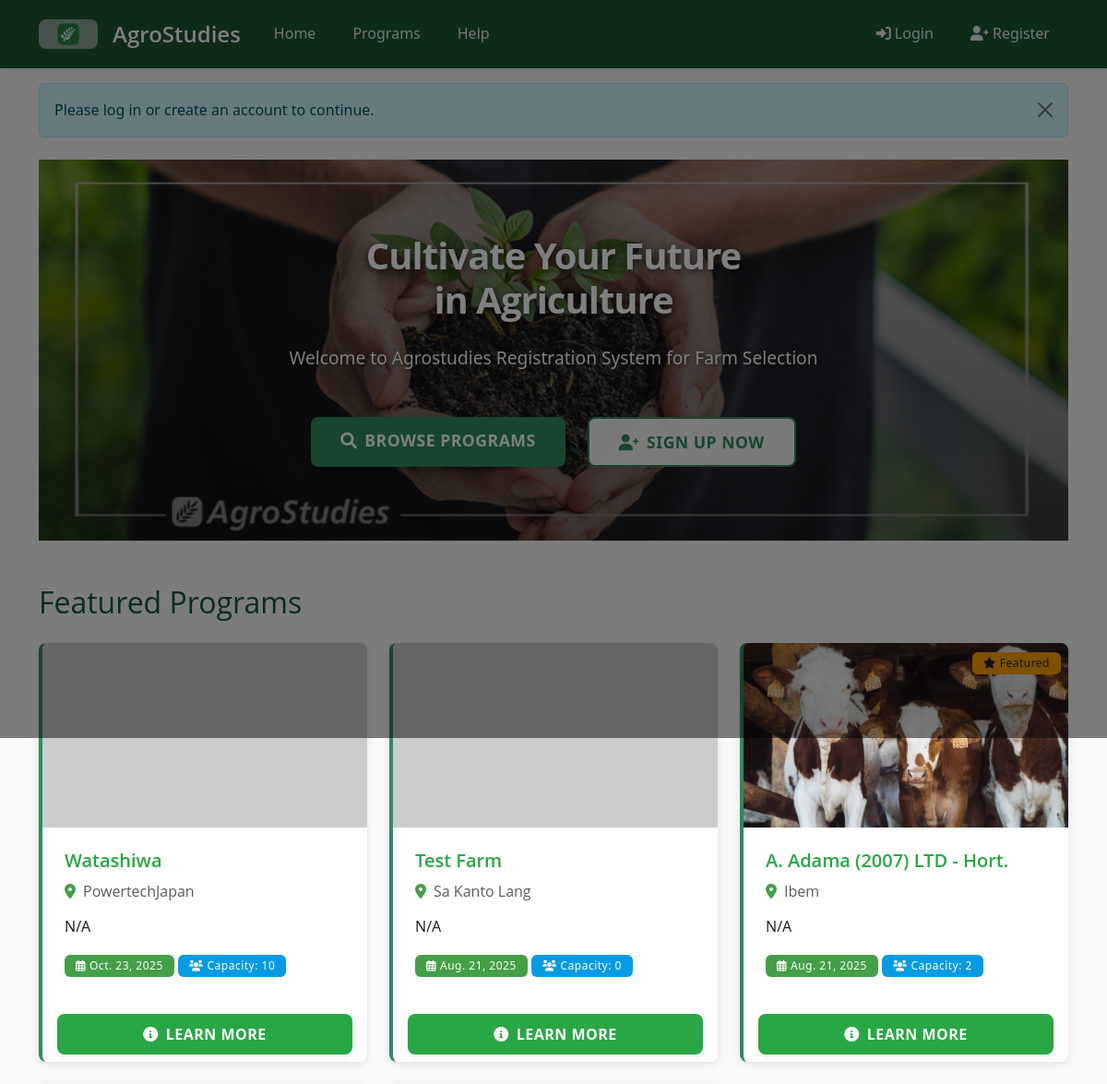
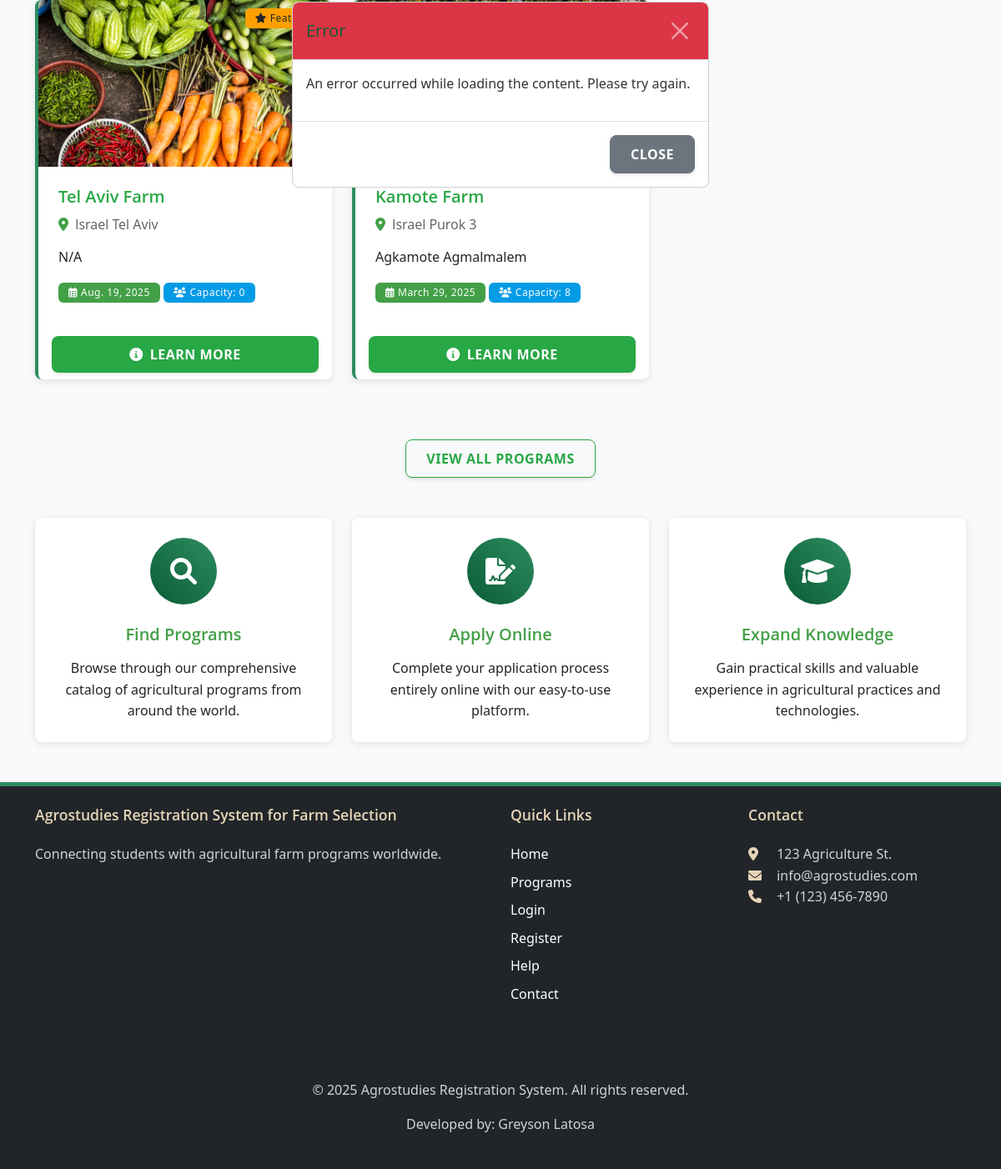
/auth-required/, run on the app's committed database (2 pictures, top to bottom).
### core/models.py (models this page shows, shortened)
class AgricultureProgram(models.Model):
    title = models.CharField(max_length=200)
    description = models.TextField()
    start_date = models.DateField()
    country = models.CharField(max_length=100, help_text='Country where the program is located')
    location = models.CharField(max_length=100, help_text='Specific location within the country')
    capacity = models.PositiveIntegerField()
    registration_deadline = models.DateTimeField(blank=True, null=True,
        help_text='Deadline for program registration. If not set, registration will be open until start date.')
    image = models.ImageField(upload_to='program_images/', blank=True, null=True, help_text='Program/Farm image')
    is_featured = models.BooleanField(default=False, help_text='Display on landing page as featured program')
    created_at = models.DateTimeField(auto_now_add=True)
    updated_at = models.DateTimeField(auto_now=True)
    GENDER_REQUIREMENT_CHOICES = [
        ('Any', 'Any'),
        ('Male', 'Male Only'),
        ('Female', 'Female Only'),
    ]
    required_gender = models.CharField(max_length=10, choices=GENDER_REQUIREMENT_CHOICES, default='Any')
    requires_license = models.BooleanField(default=False, verbose_name="Requires International Driver's License")
    def get_image_url(self):
        if self.image:
            return self.image.url
        import os
        from django.conf import settings
        placeholders = {
            'Israel': 'israel-farm.jpg',
            'Japan': 'japan-farm.jpg',
            'Australia': 'australia-farm.jpg',
            'New Zealand': 'newzealand-farm.jpg',
        }
        placeholder_file = placeholders.get(self.location, 'default-farm.jpg')
        placeholder_path = os.path.join(settings.STATIC_ROOT or 'static', 'images', 'placeholders', placeholder_file)
        if os.path.exists(placeholder_path):
            return f'/static/images/placeholders/{placeholder_file}'
        else:
            location_text = self.location.replace(' ', '+')
            return f'https://placehold.co/800x400/228B22/FFFFFF/png?text={location_text}+Farm'
    class Meta:
        ordering = ['-is_featured', '-created_at']

### core/views.py (the view)
# urls.py: path('auth-required/', views.auth_required, name='auth_required'),
def auth_required(request):
    if request.user.is_authenticated:
        return redirect('profile')
    messages.info(request, 'Please log in or create an account to continue.')
    programs = AgricultureProgram.objects.all().order_by('-start_date')[:5]
    return render(request, 'index.html', { 'programs': programs, 'auto_open_modal': 'login' })

### core/context_processors.py (called while the page is built)
def notification_count(request):
    if request.user.is_authenticated:
        unread_count = Notification.objects.filter(user=request.user, read=False).count()
        return {
            'unread_notifications_count': unread_count
        }
    return {
        'unread_notifications_count': 0
    }

### templates/index.html (shortened to what this page needs)
{% extends 'base.html' %}
{% block content %}
<div class="position-relative mb-4 hero-section">
    <img src="/static/images/agrostudies.png" class="w-100 hero-image" alt="Agrostudies PNG Image" style="max-height: 600px; object-fit: cover;">
    <div class="position-absolute d-flex align-items-center justify-content-center" style="top: 0; left: 0; right: 0; bottom: 0; background: linear-gradient(rgba(0,0,0,0.3), rgba(0,0,0,0.5));">
        <div class="text-center px-3 px-md-4">
            <h1 class="hero-title fw-bold text-white mb-3 mb-md-4">
                Cultivate Your Future <br class="d-none d-md-inline">in Agriculture
            </h1>
            <p class="hero-subtitle lead text-white fw-normal mx-auto mb-4 mb-md-5">
                Welcome to Agrostudies Registration System for Farm Selection
            </p>
            <div class="d-flex flex-column flex-md-row justify-content-center gap-3 gap-md-4">
                <a class="btn btn-success btn-lg hero-button" href="{% url 'program_list' %}" role="button">
                    <i class="fas fa-search me-2"></i>BROWSE PROGRAMS
                </a>
                {% if not user.is_authenticated %}
                <a class="btn btn-light btn-lg hero-button" href="#" id="registerModalLink" data-bs-toggle="modal" data-bs-target="#registerModal" role="button">
                    <i class="fas fa-user-plus me-2"></i>SIGN UP NOW
                </a>
                {% endif %}
            </div>
        </div>
    </div>
</div>
<div class="row mt-5">
    <div class="col-md-12">
        <h2 class="mb-4 scroll-animate">Featured Programs</h2>
    </div>
</div>
<div class="row">
    {% for program in programs %}
    <div class="col-md-4 mb-4">
        <div class="program-card card h-100 scroll-animate">
            {% if program.is_featured %}
            <div class="position-absolute top-0 end-0 m-2">
                <span class="badge bg-warning text-dark">
                    <i class="fas fa-star me-1"></i>Featured
                </span>
            </div>
            {% endif %}
            <img src="{{ program.get_image_url }}" class="card-img-top" alt="{{ program.title }}" style="height: 200px; object-fit: cover;">
            <div class="card-body">
                <h5 class="card-title">{{ program.title }}</h5>
                <h6 class="card-subtitle mb-3 text-muted">
                    <i class="fas fa-map-marker-alt text-success me-2"></i>{{ program.location }}
                </h6>
                <p class="card-text">
                    {{ program.description|truncatewords:20 }}
                </p>
                <div class="mb-2">
                    <span class="badge bg-success">
                        <i class="far fa-calendar-alt me-1"></i>{{ program.start_date }}
                    </span>
                    <span class="badge bg-info">
                        <i class="fas fa-users me-1"></i>Capacity: {{ program.capacity }}
                    </span>
                </div>
            </div>
            <div class="card-footer bg-transparent border-0">
                <a href="{% url 'program_detail' program.id %}" class="btn btn-primary w-100">
                    <i class="fas fa-info-circle me-2"></i>Learn More
                </a>
            </div>
        </div>
    </div>
    {% empty %}
    <div class="col-12">
        <div class="alert alert-info">
            No programs available at the moment. Please check back later.
        </div>
    </div>
    {% endfor %}
</div>
<div class="row mt-5">
    <div class="col-md-12 text-center">
        <a href="{% url 'program_list' %}" class="btn btn-outline-primary">
            View All Programs
        </a>
    </div>
</div>
<div class="row mt-5">
    <div class="col-md-4">
        <div class="card text-center h-100 feature-card">
            <div class="card-body">
                <div class="icon-circle mb-4">
                    <i class="fas fa-search fa-2x text-white"></i>
                </div>
                <h5 class="card-title text-success">Find Programs</h5>
                <p class="card-text">
                    Browse through our comprehensive catalog of agricultural programs from around the world.
                </p>
            </div>
        </div>
    </div>
    <div class="col-md-4">
        <div class="card text-center h-100 feature-card">
            <div class="card-body">
                <div class="icon-circle mb-4">
                    <i class="fas fa-file-signature fa-2x text-white"></i>
                </div>
                <h5 class="card-title text-success">Apply Online</h5>
                <p class="card-text">
                    Complete your application process entirely online with our easy-to-use platform.
                </p>
            </div>
        </div>
    </div>
    <div class="col-md-4">
        <div class="card text-center h-100 feature-card">
            <div class="card-body">
                <div class="icon-circle mb-4">
                    <i class="fas fa-graduation-cap fa-2x text-white"></i>
                </div>
                <h5 class="card-title text-success">Expand Knowledge</h5>
                <p class="card-text">
                    Gain practical skills and valuable experience in agricultural practices and technologies.
                </p>
            </div>
        </div>
    </div>
</div>
{% endblock %}

### static/css/theme.css (style rules this page uses)
:root { --ag-green-dark: #0A5C36; --ag-green: #2D8C5F; --ag-brown: #8C6954; --ag-beige: #F9F7F4; --ag-wheat: #E6D5B8; --ag-sage: #89B899; --ag-clay: #B6857A; --ag-success: #43A047; --ag-warning: #FFA000; --ag-danger: #E57373; --ag-info: #039BE5; --ag-font-primary: 'Open Sans', system-ui, -apple-system, sans-serif; --ag-font-headers: 'Montserrat', var(--ag-font-primary); }
body { font-family: var(--ag-font-primary); background-color: var(--ag-beige); color: #333; line-height: 1.6; }
.lead { font-weight: 300; line-height: 1.6; }
.btn { border-radius: 8px; transition: all 0.3s ease; font-weight: 600; letter-spacing: 0.5px; text-transform: uppercase; box-shadow: 0 2px 4px rgba(0, 0, 0, 0.1); padding: 0.625rem 1.5rem; }
.btn-success { background: var(--ag-green); border: none; color: white; }
.btn-light { background: rgba(255, 255, 255, 0.95); border: 2px solid var(--ag-green); color: var(--ag-green); }
h1, h2, h3, h4, h5, h6 { font-family: var(--ag-font-headers); color: var(--ag-green-dark); }
.card { background-color: #fff; border: none; border-radius: 16px; box-shadow: 0 4px 6px rgba(0,0,0,0.05); transition: all 0.3s ease; overflow: hidden; }
.card-body { padding: 1.5rem; }
.card-title { color: var(--ag-green-dark); font-weight: 600; margin-bottom: 1rem; }
.card-subtitle { color: var(--ag-brown); font-weight: 500; }
.btn-primary { background-color: var(--ag-green); border: none; color: white; }
.badge { padding: 0.5em 1em; font-weight: 500; letter-spacing: 0.5px; }
.badge.bg-success { background-color: var(--ag-success) !important; }
.badge.bg-info { background-color: var(--ag-info) !important; }
.badge.bg-warning { background-color: var(--ag-warning) !important; color: #fff; }
.text-success { color: var(--ag-success) !important; }
.btn-success, .btn-outline-success { padding: 0.8rem 2rem; font-weight: 600; text-transform: uppercase; letter-spacing: 0.5px; transition: all 0.3s ease; }
.program-card { border-left: 4px solid var(--ag-green); transition: transform 0.3s ease; }
.program-card .card-img-top { height: 200px; object-fit: cover; }
.feature-card { border: none; transition: transform 0.3s ease, box-shadow 0.3s ease; border-radius: 15px; overflow: hidden; }
.icon-circle { width: 80px; height: 80px; background: linear-gradient(45deg, var(--ag-green-dark), var(--ag-green)); border-radius: 50%; display: flex; align-items: center; justify-content: center; margin: 0 auto; }
.icon-circle i { font-size: 2rem; }

### static/css/main.css (style rules this page uses)
body { font-family: 'Segoe UI', Tahoma, Geneva, Verdana, sans-serif; background-color: #f8f9fa; color: #333; }
a { color: #28a745; text-decoration: none; }
.btn-primary { background-color: #28a745; border-color: #28a745; }
.btn-outline-primary { color: #28a745; border-color: #28a745; }
.card { border-radius: 8px; box-shadow: 0 2px 8px rgba(0,0,0,0.1); transition: transform 0.3s ease; }
.card-title { color: #28a745; }

### templates/index.html (style rules this page uses)
.hero-section { min-height: 400px; }
.hero-title { font-size: 2.5rem; text-shadow: 2px 2px 8px rgba(0,0,0,0.7); letter-spacing: -1px; line-height: 1.2; }
.hero-subtitle { font-size: 1.2rem; text-shadow: 1px 1px 4px rgba(0,0,0,0.6); max-width: 800px; }
.hero-button { font-size: 1.1rem; padding: 0.75rem 2rem; min-width: 200px; }
@media (min-width: 768px) { .scroll-animate { opacity: 1; transform: none; } }

### data on the page
AgricultureProgram: title "Watashiwa", location "PowertechJapan", description "N/A", start_date "Oct. 23, 2025", capacity "10"
AgricultureProgram: title "Test Farm", location "Sa Kanto Lang", description "N/A", start_date "Aug. 21, 2025", capacity "0"
AgricultureProgram: is_featured True (drawn), get_image_url (picture), title "A. Adama (2007) LTD - Hort.", location "Ibem", description "N/A", start_date "Aug. 21, 2025", capacity "2"
AgricultureProgram: is_featured True (drawn), get_image_url (picture), title "Tel Aviv Farm", location "Israel Tel Aviv", description "N/A", start_date "Aug. 19, 2025", capacity "0"
AgricultureProgram: title "Kamote Farm", location "Israel Purok 3", description "Agkamote Agmalmalem", start_date "March 29, 2025", capacity "8"

### other printed values
{{ message }} "Please log in or create an account to continue."
